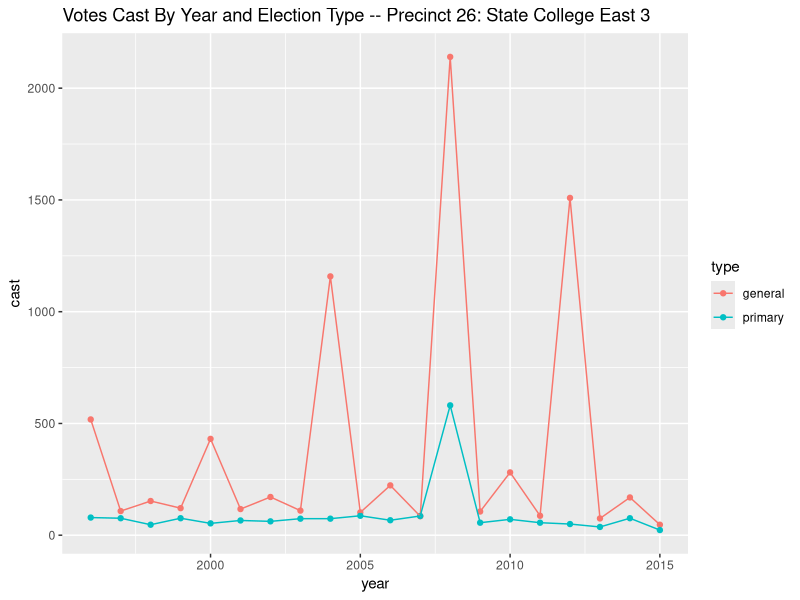
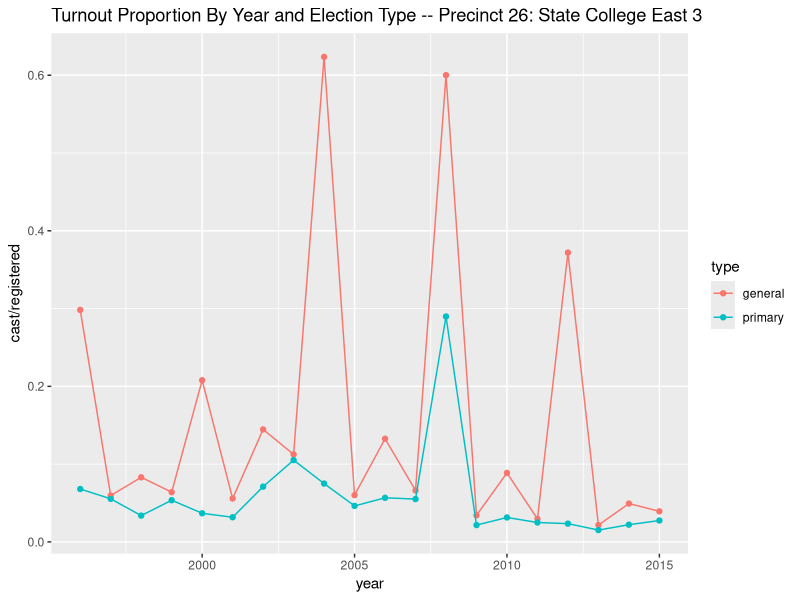
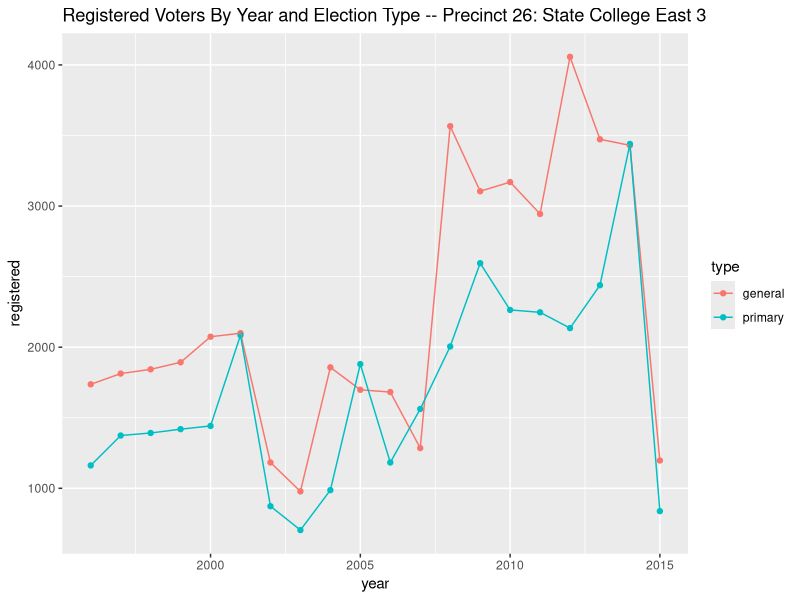

Recreate these plots in R, in order.
precinct.26 = read.csv("state-college-east-3-precinct-26.csv", header=TRUE)

library(ggplot2)

# Votes cast
p1 = qplot( x=year, y=cast, 
            data=precinct.26, 
            color=type, 
            geom=c("point", "line")
            ) + labs(title="Votes Cast By Year and Election Type -- Precinct 26: State College East 3")
ggsave(filename="votes-cast.png", plot=p1)

# Turnout
p2 = qplot( x=year, y=cast/registered, 
              data=precinct.26, 
              color=type, 
              geom=c("point", "line")
) + labs(title="Turnout Proportion By Year and Election Type -- Precinct 26: State College East 3")
ggsave(filename="turnout-p.png", plot=p2)

# Registered
p3 = qplot( x=year, y=registered, 
            data=precinct.26, 
            color=type, 
            geom=c("point", "line")
) + labs(title="Registered Voters By Year and Election Type -- Precinct 26: State College East 3")
ggsave(filename="registered.png", plot=p3)
